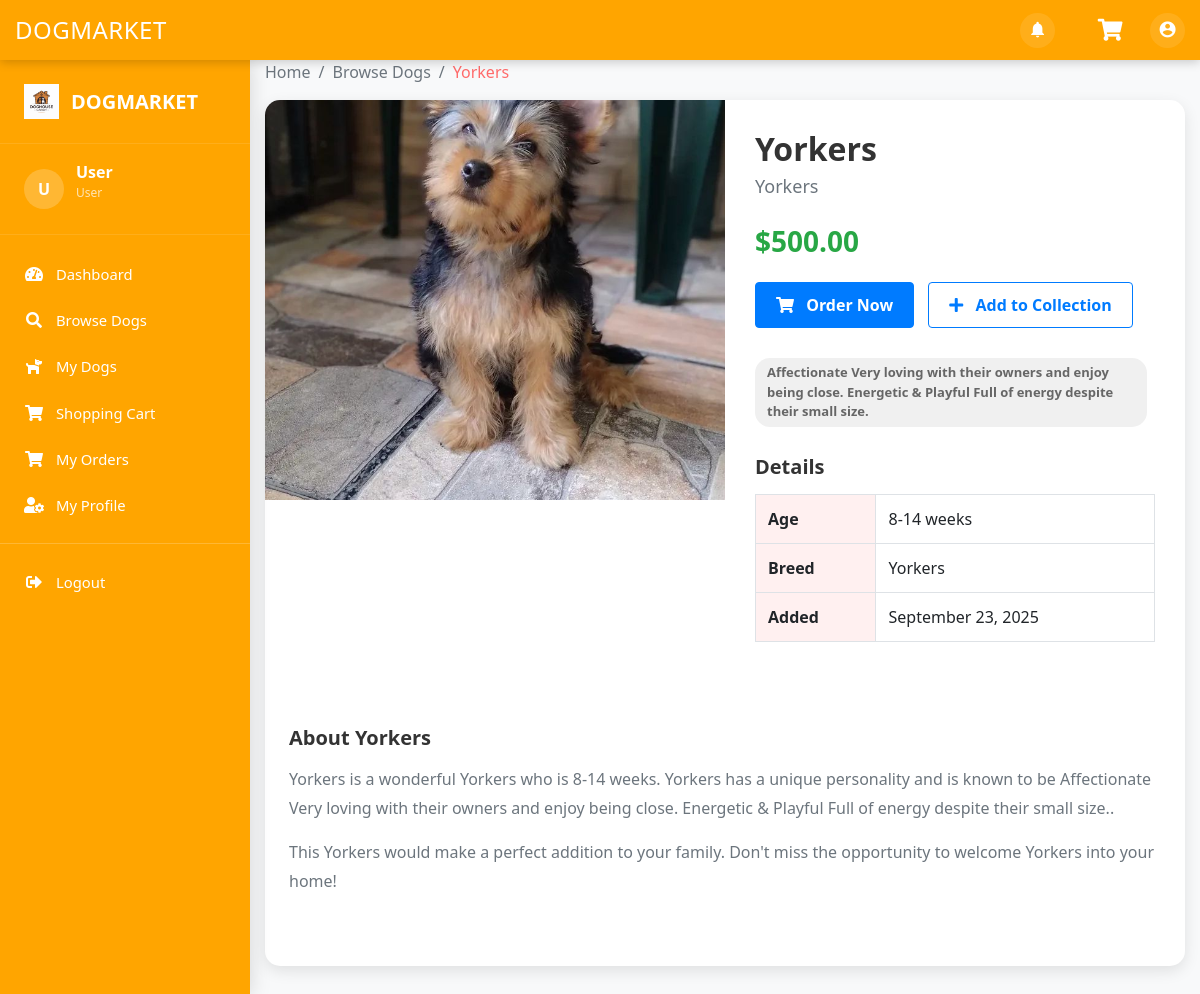
The app's page /dog/user/dog_details.php?id=3 (signed in) with its own data.
### tables this page shows
CREATE TABLE `company_info` (
  `id` int(11) NOT NULL,
  `company_name` varchar(150) NOT NULL,
  `address` varchar(255) NOT NULL,
  `city` varchar(100) NOT NULL,
  `postal_code` varchar(20) DEFAULT NULL,
  `phone` varchar(20) NOT NULL,
  `color` varchar(50) DEFAULT NULL,
  `logo` varchar(255) DEFAULT NULL,
  `favicon` varchar(255) DEFAULT NULL,
  `banner_image` varchar(255) DEFAULT NULL,
  `email_general` varchar(150) DEFAULT NULL,
  `email_support` varchar(150) DEFAULT NULL,
  `working_hours` varchar(100) DEFAULT NULL,
  `created_at` timestamp NOT NULL DEFAULT current_timestamp(),
  `font` enum('Arial','Verdana','Helvetica','Tahoma','Trebuchet MS','Times New Roman','Georgia','Garamond','Courier New','Brush Script MT','Lucida Sans','Lucida Console','Palatino Linotype','Book Antiqua','Impact','Comic Sans MS','Segoe UI','Candara','Optima','Calibri','Cambria','Franklin Gothic Medium','Gill Sans','Century Gothic','Perpetua','Rockwell','Baskerville','Didot','Monaco','Geneva') DEFAULT 'Arial'
);

CREATE TABLE `dogs` (
  `dog_id` int(11) NOT NULL,
  `name` varchar(150) NOT NULL,
  `breed` varchar(100) NOT NULL,
  `age` varchar(50) NOT NULL,
  `trait` text DEFAULT NULL,
  `image_url` text DEFAULT NULL,
  `price` decimal(10,2) DEFAULT 0.00,
  `created_at` timestamp NOT NULL DEFAULT current_timestamp(),
  `updated_at` timestamp NOT NULL DEFAULT current_timestamp() ON UPDATE current_timestamp()
);

### dog/user/dog_details.php (the view, shortened to what this page needs)
<?php
$user_id = $_SESSION['user_id'];
$db_host = 'localhost';
$db_user = 'root';
$db_pass = '';
$db_name = 'doghousemarket';
$conn = new mysqli($db_host, $db_user, $db_pass, $db_name);
$dog_id = (int)$_GET['id'];
$dogQuery = "SELECT * FROM dogs WHERE dog_id = ?";
$stmt = $conn->prepare($dogQuery);
$stmt->bind_param("i", $dog_id);
$stmt->execute();
$result = $stmt->get_result();
$dog = $result->fetch_assoc();
$collectionQuery = "SELECT * FROM user_dogs WHERE user_id = ? AND dog_id = ?";
$stmt = $conn->prepare($collectionQuery);
$stmt->bind_param("ii", $user_id, $dog_id);
$stmt->execute();
$result = $stmt->get_result();
$inCollection = ($result->num_rows > 0);
$ordersQuery = "SELECT * FROM orders WHERE user_id = ? AND dog_id = ? AND status IN ('Pending', 'Processing', 'Completed')";
$stmt = $conn->prepare($ordersQuery);
$stmt->bind_param("ii", $user_id, $dog_id);
$stmt->execute();
$result = $stmt->get_result();
$inOrders = ($result->num_rows > 0);
?>
<!DOCTYPE html>
<html lang="en">
<head>
    <link rel="stylesheet" href="https://stackpath.bootstrapcdn.com/bootstrap/4.5.2/css/bootstrap.min.css">
    <link rel="stylesheet" href="https://cdnjs.cloudflare.com/ajax/libs/font-awesome/5.15.1/css/all.min.css">
</head>
<body>
    <?php include 'sidenav.php'; ?>
    <div class="container">
        <nav aria-label="breadcrumb" class="mt-4">
            <ol class="breadcrumb">
                <li class="breadcrumb-item"><a href="dashboard.php">Home</a></li>
                <li class="breadcrumb-item"><a href="browse_dogs.php">Browse Dogs</a></li>
                <li class="breadcrumb-item active" aria-current="page"><?php echo htmlspecialchars($dog['name']); ?></li>
            </ol>
        </nav>
        <div class="dog-details-card">
            <div class="row no-gutters">
                <div class="col-md-6">
                    <div class="dog-gallery">
                        <?php if (!empty($dog['image_url'])): ?>
                            <img src="../<?php echo htmlspecialchars($dog['image_url']); ?>" alt="<?php echo htmlspecialchars($dog['name']); ?>">
                        <?php else: ?>
                            <div class="dog-gallery-placeholder">
                                <i class="fas fa-dog"></i>
                            </div>
                        <?php endif; ?>
                    </div>
                </div>
                <div class="col-md-6">
                    <div class="dog-info-container">
                        <h1 class="dog-name"><?php echo htmlspecialchars($dog['name']); ?></h1>
                        <p class="dog-breed"><?php echo htmlspecialchars($dog['breed']); ?></p>
                        <div class="dog-price">$<?php echo number_format($dog['price'], 2); ?></div>
                        <div class="dog-actions">
                            <?php if(!$inOrders): ?>
                                <form action="dog_details.php?id=<?php echo $dog_id; ?>" method="post" class="d-inline">
                                    <button type="submit" name="place_order" class="btn btn-primary">
                                        <i class="fas fa-shopping-cart mr-2"></i> Order Now
                                    </button>
                                </form>
                            <?php else: ?>
                                <button class="btn btn-success" disabled>
                                    <i class="fas fa-check mr-2"></i> Already Ordered
                                </button>
                            <?php endif; ?>
                            <?php if(!$inCollection): ?>
                                <button type="button" class="btn btn-outline-primary" data-toggle="modal" data-target="#addToCollectionModal">
                                    <i class="fas fa-plus mr-2"></i> Add to Collection
                                </button>
                            <?php else: ?>
                                <button class="btn btn-outline-success" disabled>
                                    <i class="fas fa-check mr-2"></i> In Collection
                                </button>
                            <?php endif; ?>
                        </div>
                        <div class="tag-container">
                            <?php
                            $traits = explode(',', $dog['trait']);
                            foreach ($traits as $trait):
                                $trait = trim($trait);
                                if (!empty($trait)):
                            ?>
                                <span class="trait-tag"><?php echo htmlspecialchars($trait); ?></span>
                            <?php
                                endif;
                            endforeach;
                            ?>
                        </div>
                        <div class="dog-details-table">
                            <h3>Details</h3>
                            <table class="table table-bordered">
                                <tbody>
                                    <tr>
                                        <th>Age</th>
                                        <td><?php echo htmlspecialchars($dog['age']); ?></td>
                                    </tr>
                                    <tr>
                                        <th>Breed</th>
                                        <td><?php echo htmlspecialchars($dog['breed']); ?></td>
                                    </tr>
                                    <tr>
                                        <th>Added</th>
                                        <td><?php echo date('F j, Y', strtotime($dog['created_at'])); ?></td>
                                    </tr>
                                </tbody>
                            </table>
                        </div>
                    </div>
                </div>
            </div>
            <div class="dog-description p-4">
                <h3>About <?php echo htmlspecialchars($dog['name']); ?></h3>
                <?php
                $traitsArray = explode(',', $dog['trait']);
                $traitsFormatted = array_map('trim', $traitsArray);
                $traitsText = implode(', ', $traitsFormatted);
                ?>
                <p><?php echo htmlspecialchars($dog['name']); ?> is a wonderful <?php echo htmlspecialchars($dog['breed']); ?> who is <?php echo htmlspecialchars($dog['age']); ?>.
                <?php echo htmlspecialchars($dog['name']); ?> has a unique personality and is known to be <?php echo htmlspecialchars($traitsText); ?>.</p>
                <p>This <?php echo htmlspecialchars($dog['breed']); ?> would make a perfect addition to your family.
                Don't miss the opportunity to welcome <?php echo htmlspecialchars($dog['name']); ?> into your home!</p>
            </div>
        </div>
    </div>
</body>
</html>

### dog/user/sidenav.php (shortened to what this page needs)
<?php
$username = $_SESSION['username'] ?? 'User';
if (!isset($companyInfo) || empty($companyInfo)) {
    $companyQuery = "SELECT * FROM company_info LIMIT 1";
    $result = mysqli_query($conn, $companyQuery);
    if ($result && mysqli_num_rows($result) > 0) {
        $companyInfo = mysqli_fetch_assoc($result);
    } else {
        $companyInfo = [
            'company_name' => 'Doghouse Market',
            'color' => '#ffa500',
            'logo' => ''
        ];
    }
}
$current_page = basename($_SERVER['PHP_SELF']);
function isActive($page_name) {
    global $current_page;
    return ($current_page == $page_name) ? 'active' : '';
}
?>
<!DOCTYPE html>
<html lang="en">
<head>
    <link rel="stylesheet" href="https://cdnjs.cloudflare.com/ajax/libs/font-awesome/5.15.1/css/all.min.css">
</head>
<body>
<nav class="top-nav">
    <div class="top-nav-content">
        <h1 class="top-nav-title"><?php echo htmlspecialchars($companyInfo['company_name'] ?? 'Doghouse Market'); ?></h1>
        <div class="top-nav-actions">
            <div class="notification-icon">
                <i class="material-icons">notifications</i>
            </div>
            <a href="cart.php" class="cart-icon" title="Shopping Cart">
                <i class="fas fa-shopping-cart"></i>
            </a>
            <div class="user-profile">
                <i class="material-icons">account_circle</i>
            </div>
        </div>
    </div>
</nav>
<nav class="sidebar" id="sidebar">
    <div class="sidebar-header">
        <?php if (!empty($companyInfo['logo'])): ?>
            <img src="../<?php echo htmlspecialchars($companyInfo['logo']); ?>" alt="Logo" class="sidebar-logo">
        <?php else: ?>
            <i class="fas fa-paw me-2"></i>
        <?php endif; ?>
        <h5 class="sidebar-brand"><?php echo htmlspecialchars($companyInfo['company_name'] ?? 'Doghouse Market'); ?></h5>
    </div>
    <div class="sidebar-user">
        <div class="sidebar-user-img">
            <?php echo strtoupper(substr($username, 0, 1)); ?>
        </div>
        <div class="sidebar-user-details">
            <p class="sidebar-user-name"><?php echo htmlspecialchars($username); ?></p>
            <p class="sidebar-user-role">User</p>
        </div>
    </div>
    <ul class="sidebar-nav list-unstyled">
        <li class="sidebar-item">
            <a href="dashboard.php" class="sidebar-link <?php echo isActive('dashboard.php'); ?>">
                <i class="fas fa-tachometer-alt"></i>
                <span>Dashboard</span>
            </a>
        </li>
        <li class="sidebar-item">
            <a href="browse_dogs.php" class="sidebar-link <?php echo isActive('browse_dogs.php'); ?>">
                <i class="fas fa-search"></i>
                <span>Browse Dogs</span>
            </a>
        </li>
        <li class="sidebar-item">
            <a href="my_dogs.php" class="sidebar-link <?php echo isActive('my_dogs.php'); ?>">
                <i class="fas fa-dog"></i>
                <span>My Dogs</span>
            </a>
        </li>
        <li class="sidebar-item">
            <a href="cart.php" class="sidebar-link <?php echo isActive('cart.php'); ?>">
                <i class="fas fa-shopping-cart"></i>
                <span>Shopping Cart</span>
            </a>
        </li>
        <li class="sidebar-item">
            <a href="my_orders.php" class="sidebar-link <?php echo isActive('my_orders.php'); ?>">
                <i class="fas fa-shopping-cart"></i>
                <span>My Orders</span>
            </a>
        </li>
        <li class="sidebar-item">
            <a href="profile.php" class="sidebar-link <?php echo isActive('profile.php'); ?>">
                <i class="fas fa-user-cog"></i>
                <span>My Profile</span>
            </a>
        </li>
        <li class="sidebar-section">
            <hr style="border-color: rgba(255,255,255,0.2); margin: 15px 0;">
        </li>
        <li class="sidebar-item">
            <a href="../logout.php" class="sidebar-link" onclick="return confirm('Are you sure you want to logout?');">
                <i class="fas fa-sign-out-alt"></i>
                <span>Logout</span>
            </a>
        </li>
    </ul>
</nav>
</body>
</html>

### dog/user/dog_details.php (style rules this page uses)
body { background-color: #f8f9fa; font-family: 'Segoe UI', Tahoma, Geneva, Verdana, sans-serif; margin-left: 250px; }
.container { max-width: 1200px; margin: 0 auto; padding: 0 15px; margin-top: 60px; }
.breadcrumb { background: none; padding: 0; }
.breadcrumb-item a { color: #6c757d; text-decoration: none; }
.breadcrumb-item.active { color: #ff6b6b; }
.dog-details-card { background-color: #fff; border-radius: 15px; box-shadow: 0 5px 15px rgba(0,0,0,0.1); overflow: hidden; margin-bottom: 30px; }
.dog-gallery { position: relative; height: 400px; overflow: hidden; }
.dog-gallery img { width: 100%; height: 100%; object-fit: cover; }
.dog-info-container { padding: 30px; }
.dog-name { font-size: 32px; font-weight: 800; margin-bottom: 5px; color: #333; }
.dog-breed { font-size: 18px; color: #6c757d; margin-bottom: 20px; }
.dog-price { font-size: 28px; font-weight: 700; color: #28a745; margin-bottom: 20px; }
.dog-actions { margin-bottom: 20px; }
.dog-actions .btn { margin-right: 10px; margin-bottom: 10px; padding: 10px 20px; font-weight: 600; }
.dog-description { margin-bottom: 30px; }
.dog-description h3 { font-size: 20px; font-weight: 700; margin-bottom: 15px; color: #333; }
.dog-description p { color: #6c757d; line-height: 1.8; }
.dog-details-table { margin-bottom: 30px; }
.dog-details-table h3 { font-size: 20px; font-weight: 700; margin-bottom: 15px; color: #333; }
.table th { font-weight: 600; background-color: rgba(255, 107, 107, 0.1); }
.tag-container { margin-bottom: 20px; }
.trait-tag { background-color: #f0f0f0; color: #666; border-radius: 15px; padding: 5px 12px; font-size: 13px; font-weight: 600; margin-right: 8px; margin-bottom: 8px; display: inline-block; }

### records on screen
company_info: company_name "DOGMARKET", logo (picture)
dogs: name "Yorkers", image_url (picture), breed "Yorkers", price "500.00", trait "Affectionate Very loving with their owners and enjoy being close. Energetic & Playful Full of energy despite their small size.", age "8-14 weeks", created_at "September 23, 2025"

### other values on screen
substr($username, 0, 1) "U"
$username "User"
